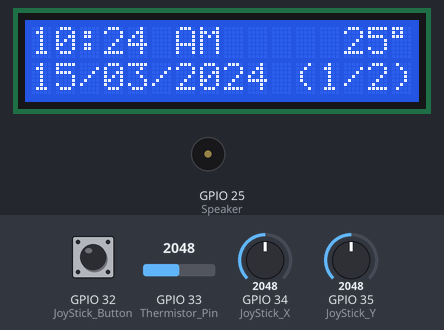
Bench run of a program on a simulated ESP32. On the bench: 16×2 character LCD, buzzer (waves = sounding). The test bench sets the inputs (shaded band); at power-on: GPIO 35 (JoyStick_Y) = 2048, GPIO 34 (JoyStick_X) = 2048, GPIO 32 (JoyStick_Button) HIGH, GPIO 33 (Thermistor_Pin) = 2048. WiFi joins after 1.5 s; servers stay silent unless stated; the local clock reads 2024-03-15 10:24:30 at power-on unless the program sets it; not simulated (calls return 0 or success): secrets.h; what the program prints to the serial monitor is not drawn.

Above: at 3.2 s.
3.3 s: GPIO 35 (JoyStick_Y) set to 107
4.8 s: GPIO 35 (JoyStick_Y) set to 94
At 5.2 s:
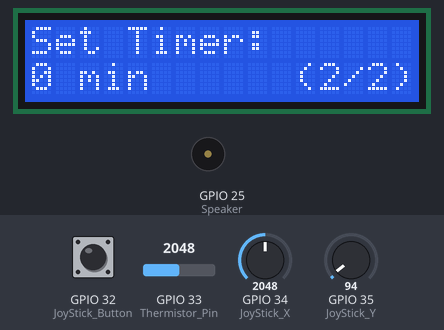
6.4 s: GPIO 34 (JoyStick_X) set to 60
At 6.9 s:
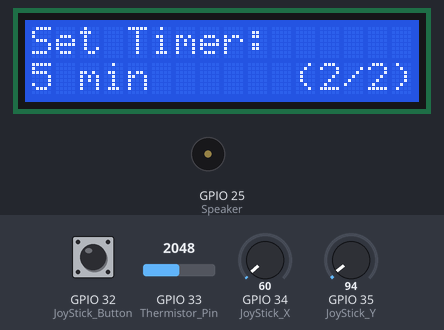
7.9 s: GPIO 32 (JoyStick_Button) pulled LOW for 0.15 s
At 9.4 s:
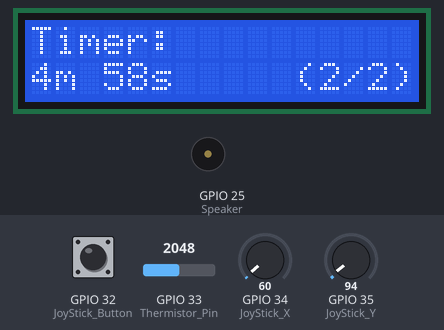
11.0 s: GPIO 32 (JoyStick_Button) pulled LOW for 1 s
At 11.28 s:
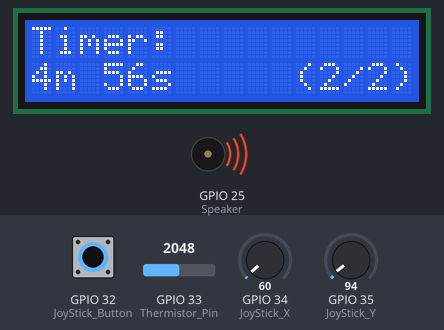
Timing chart, 0 to 14.0 s (numbered marks = the images above; inputs shaded):
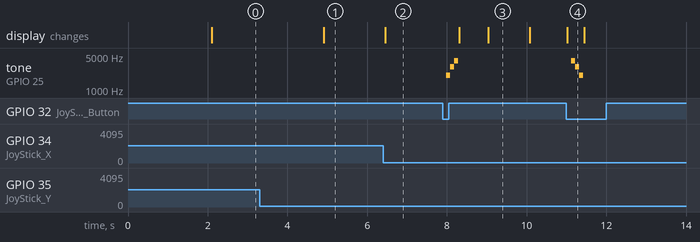

Measured:
- the behaviour switches between 100 and 99 on GPIO 35 (JoyStick_Y) (found by bisection; images 0 and 1)
- after the input at 3.3 s, every drawn part: stays the same
- after the input at 4.8 s, the display: changes after 0.11 s (image 1)
- after the input at 6.4 s, the display: changes after 0.06 s (image 2)
- after the input at 7.9 s, tone on GPIO 25 (Speaker): silent → 2000 Hz after 0.08 s, → 3000 Hz 0.10 s later, → 4000 Hz 0.10 s later, → silent 0.10 s later; the display: first changes after 0.40 s (image 3 shows a later state)
- after the input at 11.0 s, tone on GPIO 25 (Speaker): silent → 4000 Hz after 0.12 s, → 3000 Hz 0.10 s later, → 2000 Hz 0.10 s later, → silent 0.10 s later
- what the display in image 3 shows lasts 1.1 s, from 9.0 s to 10.1 s
- what the display in image 4 shows lasts 0.4 s, from 11.0 s to 11.4 s

The program:

main.cpp
```cpp
#include <Wire.h>
#include <LiquidCrystal_I2C.h>
#include <WiFi.h>
#include <NTPClient.h>
#include <WiFiUdp.h>
#include <time.h>
#include <secrets.h>  // Include the Secret Credentials

// Initialize the LCD with the I2C address (usually 0x27 or 0x3F)
LiquidCrystal_I2C lcd(0x27, 16, 2);  // 16x2 LCD

// Wi-Fi credentials from build_flags in platformio.ini
const char* ssid = SECRET_SSID;  // Wi-Fi SSID from build_flags
const char* password = SECRET_PASS;  // Wi-Fi password from build_flags

// NTP Client setup
const char* tz_sydney = "AEST-10AEDT,M10.1.0/2,M4.1.0/3";

const int DayLightSaving = 0; // Daylight Saving Time (1= DST, 0=Standard Time)

// JoyStick
int JoyStick_X = 34;
int JoyStick_Y = 35;
int JoyStick_Button = 32;

// Speaker
int Speaker = 25;

// Thermistor
int Thermistor_Pin = 33;

// Page tracking
int currentPage = 1;
int previousPage = -1;

// Display change tracking
String lastLine1 = "";
String lastLine2 = "";
int totalPages = 2;

// Timer variables
int timerMinutes = 0;
bool timerRunning = false;
unsigned long timerStartMillis = 0;

// Timer joystick/button debounce
bool timerJoystickMoved = false;
bool lastButtonState = true;  // true = not pressed (INPUT_PULLUP)

// Joystick debounce for page navigation
bool joystickMoved = false;

void setup() {
  Serial.begin(115200);

  WiFi.begin(ssid, password);
  while (WiFi.status() != WL_CONNECTED) {
    delay(1000);
    Serial.println("Connecting to WiFi...");
  }
  Serial.println("Connected to WiFi");

  Wire.begin(13, 14);
  lcd.begin(16, 2);
  lcd.backlight();
  configTzTime(tz_sydney, "pool.ntp.org");

  pinMode(JoyStick_X, INPUT);
  pinMode(JoyStick_Y, INPUT);
  pinMode(JoyStick_Button, INPUT_PULLUP);

  ledcSetup(0, 2000, 8);
  ledcAttachPin(Speaker, 0);
}

// Functions to generate tones on the speaker
void SpeakerStartTone() {
  ledcWrite(0, 1000);
  ledcWriteTone(0, 2000);
  delay(100);
  ledcWriteTone(0, 3000);
  delay(100);
  ledcWriteTone(0, 4000);
  delay(100);
  ledcWrite(0, 0);
}

void SpeakerCancelTone() {
  ledcWrite(0, 1000);
  ledcWriteTone(0, 4000);
  delay(100);
  ledcWriteTone(0, 3000);
  delay(100);
  ledcWriteTone(0, 2000);
  delay(100);
  ledcWrite(0, 0);
}

void SpeakerBeeps() {
  for (int i = 0; i < 3; i++) {  // Three short beeps
    ledcWrite(0, 1000);  // Set duty cycle for volume
    ledcWriteTone(0, 5000);
    delay(200);
    ledcWrite(0, 0);  // Mute the speaker
    delay(100);
  }

  delay(500); // Pause between sets

  for (int i = 0; i < 3; i++) {  // Another three short beeps
    ledcWrite(0, 1000);
    ledcWriteTone(0, 5000);
    delay(200);
    ledcWrite(0, 0);
    delay(100);
  }
}

void LCDPrint(String line1, String line2) {
  String pageIndicator = "(" + String(currentPage) + "/" + String(totalPages) + ")";
  int availableSpace = 16 - pageIndicator.length(); // Space left for text

  if (line2.length() > availableSpace) {
    line2 = line2.substring(0, availableSpace); // Truncate if too long
  }

  String fullLine2 = line2;
  // Pad to fill available space so old text is overwritten
  while (fullLine2.length() < (unsigned int)availableSpace) fullLine2 += " ";
  fullLine2 += pageIndicator;

  // Only update if content has changed
  if (line1 == lastLine1 && fullLine2 == lastLine2) return;

  lastLine1 = line1;
  lastLine2 = fullLine2;

  lcd.clear();
  lcd.setCursor(0, 0);
  lcd.print(line1);

  lcd.setCursor(0, 1);
  lcd.print(fullLine2);
}

// Last displayed temperature for hysteresis
float lastDisplayedTemp = -999;

float readTemperatureC() {
  // Average multiple ADC samples to reduce noise
  const int numSamples = 16;
  long total = 0;
  for (int i = 0; i < numSamples; i++) {
    total += analogRead(Thermistor_Pin);
  }
  int rawValue = total / numSamples;

  if (rawValue == 0) return -999;
  float resistance = (4095.0 / rawValue - 1.0) * 10000.0;
  float steinhart;
  steinhart = log(resistance / 10000.0);
  steinhart /= 3950.0;
  steinhart += 1.0 / (25.0 + 273.15);
  steinhart = 1.0 / steinhart;
  steinhart -= 273.15;

  float rounded = round(steinhart);

  // Hysteresis: only update displayed value if reading moved >0.5°C away
  if (lastDisplayedTemp == -999 || abs(steinhart - lastDisplayedTemp) > 0.5) {
    lastDisplayedTemp = rounded;
  }
  return lastDisplayedTemp;
}

void displayOff() {
  lcd.clear();
  lcd.noBacklight();
  lastLine1 = "";
  lastLine2 = "";
}

void displayClock() {
  struct tm timeinfo;
  // Get local time; it will be null until NTP sync is complete
  if (!getLocalTime(&timeinfo)) {
    LCDPrint("Syncing time...", "");
    return;
  }

  int hour = timeinfo.tm_hour;
  int minute = timeinfo.tm_min;
  int day = timeinfo.tm_mday;
  int month = timeinfo.tm_mon + 1; // Month is 0-11
  int year = timeinfo.tm_year + 1900; // Year is years since 1900

  // Format time for 12-hour clock
  String ampm = (hour >= 12) ? "PM" : "AM";
  if (hour > 12) {
    hour -= 12;
  }
  if (hour == 0) {
    hour = 12;
  }

  String timeString = String(hour);
  String minString = (minute < 10) ? "0" + String(minute) : String(minute);

  String formattedTime = timeString + ":" + minString + " " + ampm + "     " + String((int)readTemperatureC()) + (char)223 + "C";
  String formattedDate = (day < 10 ? "0" : "") + String(day) + "/" + (month < 10 ? "0" : "") + String(month) + "/" + String(year);

  LCDPrint(formattedTime, formattedDate);
}

void displayTimer() {
  int x = analogRead(JoyStick_X);
  int y = analogRead(JoyStick_Y);
  bool buttonPressed = (digitalRead(JoyStick_Button) == 0);

  // Debounced joystick: only adjust once per tilt, must return to center first
  if (!timerRunning) {
    if (x < 100 && y < 1900 && !timerJoystickMoved) {
      timerMinutes += 5;
      timerJoystickMoved = true;
    } else if (x > 4000 && y < 1900 && !timerJoystickMoved) {
      timerMinutes = max(0, timerMinutes - 5);
      timerJoystickMoved = true;
    } else if (x >= 100 && x <= 4000) {
      timerJoystickMoved = false;  // reset when joystick returns to center
    }
  }

  // Debounced button: detect rising edge (released → pressed)
  if (buttonPressed && lastButtonState) {
    if (timerRunning) {
      // Cancel the running timer
      timerRunning = false;
      timerMinutes = 0;
      SpeakerCancelTone();
    } else if (timerMinutes > 0) {
      // Start the timer
      timerRunning = true;
      timerStartMillis = millis();
      SpeakerStartTone();
    }
  }
  lastButtonState = !buttonPressed;  // true when not pressed

  if (timerRunning) {
    unsigned long elapsedMillis = millis() - timerStartMillis;
    int remainingTime = max(0L, static_cast<long>(timerMinutes) * 60000 - static_cast<long>(elapsedMillis));
    int remainingMinutes = remainingTime / 60000;
    int remainingSeconds = (remainingTime % 60000) / 1000;

    LCDPrint("Timer:", String(remainingMinutes) + "m " + String(remainingSeconds) + "s");
  } else {
    LCDPrint("Set Timer:", String(timerMinutes) + " min");
  }
}

void loop() {
  // Timer expiration check
  if (timerRunning) {
    unsigned long elapsedMillis = millis() - timerStartMillis;
    if (elapsedMillis >= static_cast<unsigned long>(timerMinutes) * 60000) {
      timerRunning = false;
      timerMinutes = 0;
      if (currentPage == 2) {
        LCDPrint("Timer:", "Timer Done!"); // Show message if already on timer page
      }
      SpeakerBeeps();
    }
  }

  int x = analogRead(JoyStick_X);
  int y = analogRead(JoyStick_Y);

  // Page navigation: tilt Y-axis to cycle through pages 0 → 1 → 2
  if (x < 2300 && y < 100 && !joystickMoved) {
    currentPage = min(2, currentPage + 1);
    joystickMoved = true;
  } else if (x < 2300 && y > 4000 && !joystickMoved) {
    currentPage = max(0, currentPage - 1);
    joystickMoved = true;
  } else if (y >= 100 && y <= 4000) {
    joystickMoved = false;
  }

  // Invalidate display cache on page change
  if (currentPage != previousPage) {
    lastLine1 = "";
    lastLine2 = "";
    previousPage = currentPage;
  }

  switch (currentPage) {
    case 0:
      // displayOff clears & turns off backlight; cache check prevents repeated calls
      if (lastLine1 == "" && lastLine2 == "") {
        displayOff();
        lastLine1 = "OFF";  // sentinel so we don't call again
      }
      break;
    case 1:
      lcd.backlight();
      displayClock();
      break;
    case 2:
      lcd.backlight();
      displayTimer();
      break;
  }
  delay(100);
}
```
